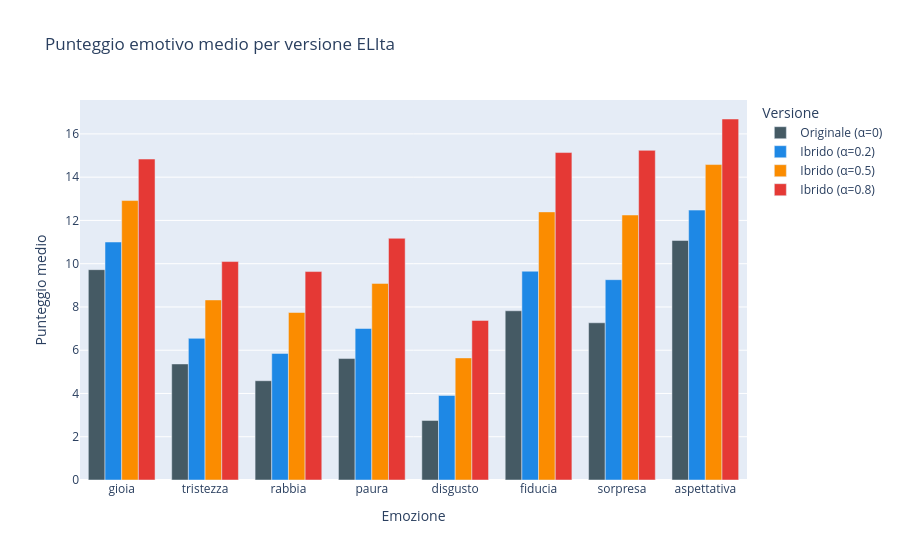

Notebook source saved alongside this figure:
### Markdown cell above
Vediamo che gioia e aspettativa tendono sempre a dominare.

---

### Code cell
# Grafico: confronto punteggi medi per emozione tra le 4 versioni
means = {}
for version_name, df_res in all_results.items():
    means[version_name] = df_res[BASIC_EMOTIONS].mean()

df_means = pd.DataFrame(means).T.reset_index().rename(columns={"index": "Versione"})
df_melted = df_means.melt(id_vars="Versione", var_name="Emozione", value_name="Punteggio medio")

fig2 = px.bar(
    df_melted,
    x="Emozione", y="Punteggio medio",
    color="Versione",
    barmode="group",
    title="Punteggio emotivo medio per versione ELIta",
    color_discrete_sequence=["#455A64", "#1E88E5", "#FB8C00", "#E53935"]
)
fig2.show()

### Figure 1 — Plotly figure (JSON) as saved in the notebook; plotly's stock layout.template omitted (floating-point values rounded to 4 significant figures)
{"data": [{"alignmentgroup": "True", "hovertemplate": "Versione=Originale (α=0)<br>Emozione=%{x}<br>Punteggio medio=%{y}<extra></extra>", "legendgroup": "Originale (α=0)", "marker": {"color": "#455A64", "pattern": {"shape": ""}}, "name": "Originale (α=0)", "offsetgroup": "Originale (α=0)", "orientation": "v", "showlegend": true, "textposition": "auto", "x": ["gioia", "tristezza", "rabbia", "paura", "disgusto", "fiducia", "sorpresa", "aspettativa"], "xaxis": "x", "y": [9.724, 5.365, 4.589, 5.614, 2.753, 7.823, 7.268, 11.07], "yaxis": "y", "type": "bar"}, {"alignmentgroup": "True", "hovertemplate": "Versione=Ibrido (α=0.2)<br>Emozione=%{x}<br>Punteggio medio=%{y}<extra></extra>", "legendgroup": "Ibrido (α=0.2)", "marker": {"color": "#1E88E5", "pattern": {"shape": ""}}, "name": "Ibrido (α=0.2)", "offsetgroup": "Ibrido (α=0.2)", "orientation": "v", "showlegend": true, "textposition": "auto", "x": ["gioia", "tristezza", "rabbia", "paura", "disgusto", "fiducia", "sorpresa", "aspettativa"], "xaxis": "x", "y": [11.0, 6.549, 5.851, 7.004, 3.909, 9.651, 9.261, 12.48], "yaxis": "y", "type": "bar"}, {"alignmentgroup": "True", "hovertemplate": "Versione=Ibrido (α=0.5)<br>Emozione=%{x}<br>Punteggio medio=%{y}<extra></extra>", "legendgroup": "Ibrido (α=0.5)", "marker": {"color": "#FB8C00", "pattern": {"shape": ""}}, "name": "Ibrido (α=0.5)", "offsetgroup": "Ibrido (α=0.5)", "orientation": "v", "showlegend": true, "textposition": "auto", "x": ["gioia", "tristezza", "rabbia", "paura", "disgusto", "fiducia", "sorpresa", "aspettativa"], "xaxis": "x", "y": [12.92, 8.324, 7.743, 9.089, 5.644, 12.39, 12.25, 14.58], "yaxis": "y", "type": "bar"}, {"alignmentgroup": "True", "hovertemplate": "Versione=Ibrido (α=0.8)<br>Emozione=%{x}<br>Punteggio medio=%{y}<extra></extra>", "legendgroup": "Ibrido (α=0.8)", "marker": {"color": "#E53935", "pattern": {"shape": ""}}, "name": "Ibrido (α=0.8)", "offsetgroup": "Ibrido (α=0.8)", "orientation": "v", "showlegend": true, "textposition": "auto", "x": ["gioia", "tristezza", "rabbia", "paura", "disgusto", "fiducia", "sorpresa", "aspettativa"], "xaxis": "x", "y": [14.84, 10.1, 9.636, 11.17, 7.378, 15.14, 15.24, 16.69], "yaxis": "y", "type": "bar"}], "layout": {"xaxis": {"anchor": "y", "domain": [0.0, 1.0], "title": {"text": "Emozione"}}, "yaxis": {"anchor": "x", "domain": [0.0, 1.0], "title": {"text": "Punteggio medio"}}, "legend": {"title": {"text": "Versione"}, "tracegroupgap": 0}, "title": {"text": "Punteggio emotivo medio per versione ELIta"}, "barmode": "group"}}
